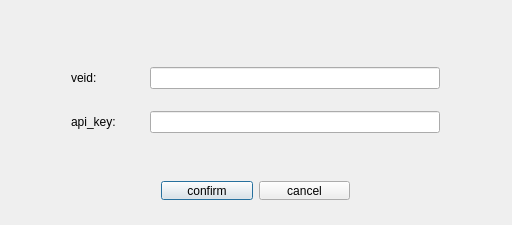
<?xml version="1.0" encoding="UTF-8"?>
<ui version="4.0">
 <class>AddConfigClass</class>
 <widget class="QDialog" name="AddConfigClass">
  <property name="geometry">
   <rect>
    <x>0</x>
    <y>0</y>
    <width>512</width>
    <height>225</height>
   </rect>
  </property>
  <property name="windowTitle">
   <string>AddConfig</string>
  </property>
  <widget class="QWidget" name="horizontalLayoutWidget">
   <property name="geometry">
    <rect>
     <x>150</x>
     <y>170</y>
     <width>211</width>
     <height>41</height>
    </rect>
   </property>
   <layout class="QHBoxLayout" name="horizontalLayout">
    <item>
     <widget class="QPushButton" name="confirm_btn">
      <property name="text">
       <string>confirm</string>
      </property>
     </widget>
    </item>
    <item>
     <widget class="QPushButton" name="cancel_btn">
      <property name="text">
       <string>cancel</string>
      </property>
     </widget>
    </item>
   </layout>
  </widget>
  <widget class="QWidget" name="widget_2" native="true">
   <property name="geometry">
    <rect>
     <x>60</x>
     <y>40</y>
     <width>391</width>
     <height>121</height>
    </rect>
   </property>
   <layout class="QGridLayout" name="gridLayout" rowstretch="0,0,0,0" columnstretch="2,8">
    <item row="0" column="1">
     <widget class="QLineEdit" name="veid_value"/>
    </item>
    <item row="2" column="0">
     <widget class="QLabel" name="api_key">
      <property name="text">
       <string>api_key:</string>
      </property>
     </widget>
    </item>
    <item row="0" column="0">
     <widget class="QLabel" name="veid">
      <property name="text">
       <string>veid:</string>
      </property>
     </widget>
    </item>
    <item row="2" column="1">
     <widget class="QLineEdit" name="api_key_value"/>
    </item>
   </layout>
  </widget>
 </widget>
 <layoutdefault spacing="6" margin="11"/>
 <resources/>
 <connections/>
</ui>
